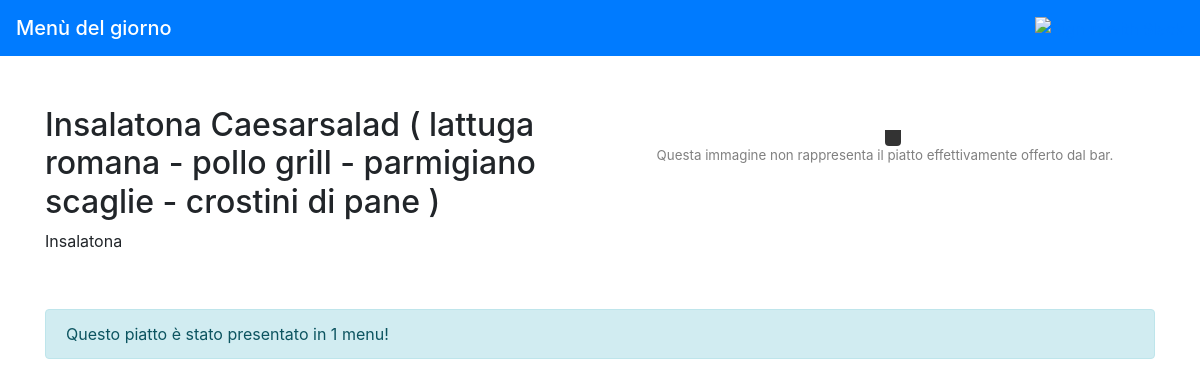
/web/course/19/, run on an earlier commit of the app's database.
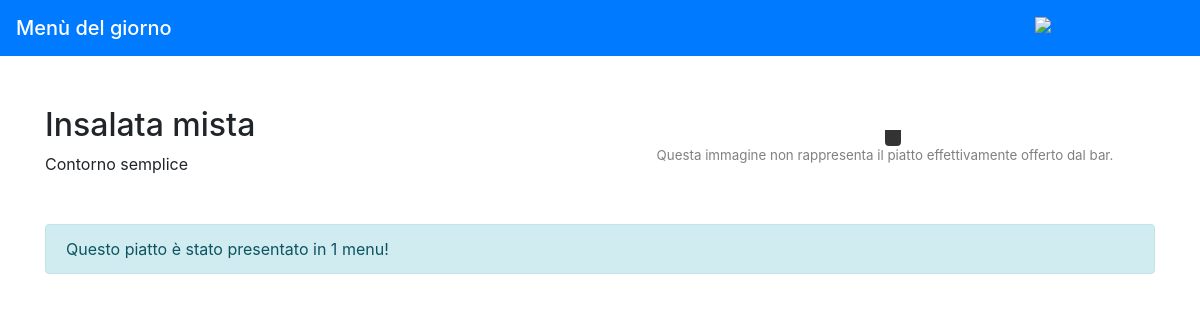
And on a later commit of the database.
### app/models.py (models this page shows)
class Course(PolymorphicModel):
    name = models.CharField(max_length=30, unique=True)
    notes = models.TextField(max_length=2048, null=True)
    def __str__(self):
        return self.name.capitalize()

class SecondCourse(Course):
    contentType = models.CharField(max_length=1, choices=SECOND_CONTENT_TYPES)
    def __str__(self):
        return ("Insalatona %s" if self.contentType == 'I' else "%s") % super().__str__()
    def description(self):
        dish_notes = ("Secondo di %s" if self.contentType == 'T' else "%s") % self.get_contentType_display()
        return dish_notes

class Course(PolymorphicModel):
    name = models.CharField(max_length=30, unique=True)
    notes = models.TextField(max_length=2048, null=True)
    def __str__(self):
        return self.name.capitalize()

class SideCourse(Course):
    cookingType = models.CharField(max_length=1, choices=SIDE_COOKING_TYPES)
    def __str__(self):
        if self.cookingType != 'N':
            return "%s al %s" % (super().__str__(), self.get_cookingType_display().lower())
        else:
            return super().__str__()
    def description(self):
        dish_notes = "Contorno con cottura al %s" % self.get_cookingType_display().lower() if self.cookingType != 'N' else "Contorno semplice"
        return dish_notes

### web/views.py (the view)
# urls.py: path(r'course/<int:pk>/', views.course_view, name='course_view'),
def course_view(request, pk):
    course = get_object_or_404(Course, pk=pk)
    repeat_count = ContentMenu.objects.filter(course=course).count()
    return render(request, 'course_view.html', {'course': course, 'count': repeat_count})

### web/templates/course_view.html (shortened to what this page needs)
{% extends 'base.html' %}
{% load humanize %}
{% load l10n %}
{% block content %}
    <div class="row">
        <div class="col-sm-12 col-md-6">
            <h2>{{ course }}</h2>
            <div>{{ course.description }}</div>
        </div>
        <div class="col-sm-12 col-md-6 text-center">
            <div id="image-container" class="mt-3">
                <a id="image-caption" class="p-2 rounded-bottom"></a>
            </div>
            <div id="info-image">
                Questa immagine non rappresenta il piatto effettivamente offerto dal bar.
            </div>
        </div>
    </div>
    <div class="alert alert-info mt-5" role="alert">
        Questo piatto è stato presentato in {{ count }} menu!
    </div>
{% endblock %}

What changed in the data, as far as the page shows it:
removed SecondCourse: contentType.name "Insalatona Caesarsalad ( lattuga romana - pollo grill - parmigiano scaglie - crostini di pane )", description "Insalatona"
added SideCourse: cookingType.name "Insalata mista", description "Contorno semplice"
